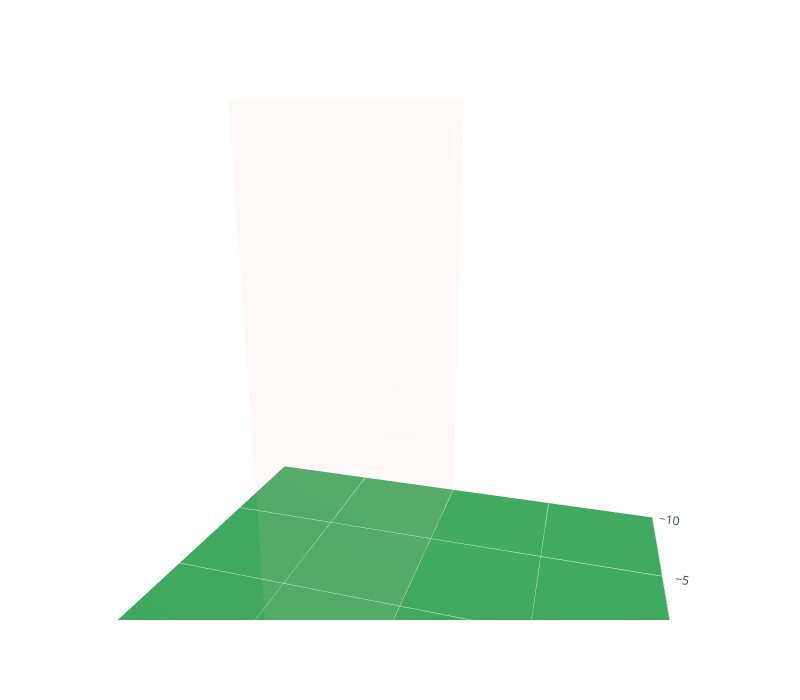

Write notebook code for a chart like this one.
### Code cell
# Create a visualizer widget and add your antenna object
v = SolidObjVisualizer(x=(-10,10), y=(-10,10), z=(0,21))        # Sets the limits of displayed volume
v.add(three_el_yagi)
v.show()
